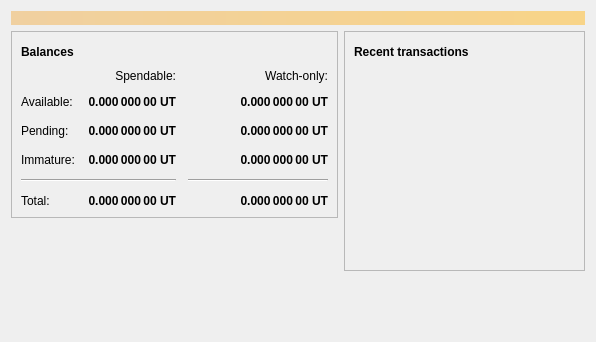
<?xml version="1.0" encoding="UTF-8"?>
<ui version="4.0">
 <class>OverviewPage</class>
 <widget class="QWidget" name="OverviewPage">
  <property name="geometry">
   <rect>
    <x>0</x>
    <y>0</y>
    <width>596</width>
    <height>342</height>
   </rect>
  </property>
  <property name="windowTitle">
   <string>Form</string>
  </property>
  <layout class="QVBoxLayout" name="topLayout">
   <item>
    <widget class="QLabel" name="labelAlerts">
     <property name="visible">
      <bool>false</bool>
     </property>
     <property name="styleSheet">
      <string notr="true">QLabel { background-color: qlineargradient(x1: 0, y1: 0, x2: 1, y2: 0, stop:0 #F0D0A0, stop:1 #F8D488); color:#000000; }</string>
     </property>
     <property name="wordWrap">
      <bool>true</bool>
     </property>
     <property name="margin">
      <number>3</number>
     </property>
     <property name="textInteractionFlags">
      <set>Qt::TextSelectableByMouse</set>
     </property>
    </widget>
   </item>
   <item>
    <layout class="QHBoxLayout" name="horizontalLayout" stretch="1,1">
     <item>
      <layout class="QVBoxLayout" name="verticalLayout_2">
       <item>
        <widget class="QFrame" name="frame">
         <property name="frameShape">
          <enum>QFrame::StyledPanel</enum>
         </property>
         <property name="frameShadow">
          <enum>QFrame::Raised</enum>
         </property>
         <layout class="QVBoxLayout" name="verticalLayout_4">
          <item>
           <layout class="QHBoxLayout" name="horizontalLayout_4">
            <item>
             <widget class="QLabel" name="label_5">
              <property name="font">
               <font>
                <weight>75</weight>
                <bold>true</bold>
               </font>
              </property>
              <property name="text">
               <string>Balances</string>
              </property>
             </widget>
            </item>
            <item>
             <widget class="QPushButton" name="labelWalletStatus">
              <property name="enabled">
               <bool>true</bool>
              </property>
              <property name="maximumSize">
               <size>
                <width>30</width>
                <height>16777215</height>
               </size>
              </property>
              <property name="toolTip">
               <string>The displayed information may be out of date. Your wallet automatically synchronizes with the Unit network after a connection is established, but this process has not completed yet.</string>
              </property>
              <property name="text">
               <string/>
              </property>
              <property name="icon">
               <iconset resource="../bitcoin.qrc">
                <normaloff>:/icons/warning</normaloff>
                <disabledoff>:/icons/warning</disabledoff>:/icons/warning</iconset>
              </property>
              <property name="iconSize">
               <size>
                <width>24</width>
                <height>24</height>
               </size>
              </property>
              <property name="flat">
               <bool>true</bool>
              </property>
             </widget>
            </item>
            <item>
             <spacer name="horizontalSpacer_3">
              <property name="orientation">
               <enum>Qt::Horizontal</enum>
              </property>
              <property name="sizeHint" stdset="0">
               <size>
                <width>40</width>
                <height>20</height>
               </size>
              </property>
             </spacer>
            </item>
           </layout>
          </item>
          <item>
           <layout class="QGridLayout" name="gridLayout">
            <property name="spacing">
             <number>12</number>
            </property>
            <item row="2" column="2">
             <widget class="QLabel" name="labelWatchPending">
              <property name="font">
               <font>
                <weight>75</weight>
                <bold>true</bold>
               </font>
              </property>
              <property name="cursor">
               <cursorShape>IBeamCursor</cursorShape>
              </property>
              <property name="toolTip">
               <string>Unconfirmed transactions to watch-only addresses</string>
              </property>
              <property name="text">
               <string notr="true">0.000 000 00 UT</string>
              </property>
              <property name="alignment">
               <set>Qt::AlignRight|Qt::AlignTrailing|Qt::AlignVCenter</set>
              </property>
              <property name="textInteractionFlags">
               <set>Qt::LinksAccessibleByMouse|Qt::TextSelectableByKeyboard|Qt::TextSelectableByMouse</set>
              </property>
             </widget>
            </item>
            <item row="2" column="1">
             <widget class="QLabel" name="labelUnconfirmed">
              <property name="font">
               <font>
                <weight>75</weight>
                <bold>true</bold>
               </font>
              </property>
              <property name="cursor">
               <cursorShape>IBeamCursor</cursorShape>
              </property>
              <property name="toolTip">
               <string>Total of transactions that have yet to be confirmed, and do not yet count toward the spendable balance</string>
              </property>
              <property name="text">
               <string notr="true">0.000 000 00 UT</string>
              </property>
              <property name="alignment">
               <set>Qt::AlignRight|Qt::AlignTrailing|Qt::AlignVCenter</set>
              </property>
              <property name="textInteractionFlags">
               <set>Qt::LinksAccessibleByMouse|Qt::TextSelectableByKeyboard|Qt::TextSelectableByMouse</set>
              </property>
             </widget>
            </item>
            <item row="3" column="2">
             <widget class="QLabel" name="labelWatchImmature">
              <property name="font">
               <font>
                <weight>75</weight>
                <bold>true</bold>
               </font>
              </property>
              <property name="cursor">
               <cursorShape>IBeamCursor</cursorShape>
              </property>
              <property name="toolTip">
               <string>Mined balance in watch-only addresses that has not yet matured</string>
              </property>
              <property name="text">
               <string notr="true">0.000 000 00 UT</string>
              </property>
              <property name="alignment">
               <set>Qt::AlignRight|Qt::AlignTrailing|Qt::AlignVCenter</set>
              </property>
              <property name="textInteractionFlags">
               <set>Qt::LinksAccessibleByMouse|Qt::TextSelectableByKeyboard|Qt::TextSelectableByMouse</set>
              </property>
             </widget>
            </item>
            <item row="4" column="0" colspan="2">
             <widget class="Line" name="line">
              <property name="orientation">
               <enum>Qt::Horizontal</enum>
              </property>
             </widget>
            </item>
            <item row="4" column="2">
             <widget class="Line" name="lineWatchBalance">
              <property name="sizePolicy">
               <sizepolicy hsizetype="Preferred" vsizetype="Fixed">
                <horstretch>0</horstretch>
                <verstretch>0</verstretch>
               </sizepolicy>
              </property>
              <property name="minimumSize">
               <size>
                <width>140</width>
                <height>0</height>
               </size>
              </property>
              <property name="orientation">
               <enum>Qt::Horizontal</enum>
              </property>
             </widget>
            </item>
            <item row="5" column="0">
             <widget class="QLabel" name="labelTotalText">
              <property name="text">
               <string>Total:</string>
              </property>
             </widget>
            </item>
            <item row="3" column="1">
             <widget class="QLabel" name="labelImmature">
              <property name="font">
               <font>
                <weight>75</weight>
                <bold>true</bold>
               </font>
              </property>
              <property name="cursor">
               <cursorShape>IBeamCursor</cursorShape>
              </property>
              <property name="toolTip">
               <string>Mined balance that has not yet matured</string>
              </property>
              <property name="text">
               <string notr="true">0.000 000 00 UT</string>
              </property>
              <property name="alignment">
               <set>Qt::AlignRight|Qt::AlignTrailing|Qt::AlignVCenter</set>
              </property>
              <property name="textInteractionFlags">
               <set>Qt::LinksAccessibleByMouse|Qt::TextSelectableByKeyboard|Qt::TextSelectableByMouse</set>
              </property>
             </widget>
            </item>
            <item row="2" column="3">
             <spacer name="horizontalSpacer_2">
              <property name="orientation">
               <enum>Qt::Horizontal</enum>
              </property>
              <property name="sizeHint" stdset="0">
               <size>
                <width>40</width>
                <height>20</height>
               </size>
              </property>
             </spacer>
            </item>
            <item row="3" column="0">
             <widget class="QLabel" name="labelImmatureText">
              <property name="text">
               <string>Immature:</string>
              </property>
             </widget>
            </item>
            <item row="5" column="1">
             <widget class="QLabel" name="labelTotal">
              <property name="font">
               <font>
                <weight>75</weight>
                <bold>true</bold>
               </font>
              </property>
              <property name="cursor">
               <cursorShape>IBeamCursor</cursorShape>
              </property>
              <property name="toolTip">
               <string>Your current total balance</string>
              </property>
              <property name="text">
               <string notr="true">0.000 000 00 UT</string>
              </property>
              <property name="alignment">
               <set>Qt::AlignRight|Qt::AlignTrailing|Qt::AlignVCenter</set>
              </property>
              <property name="textInteractionFlags">
               <set>Qt::LinksAccessibleByMouse|Qt::TextSelectableByKeyboard|Qt::TextSelectableByMouse</set>
              </property>
             </widget>
            </item>
            <item row="5" column="2">
             <widget class="QLabel" name="labelWatchTotal">
              <property name="font">
               <font>
                <weight>75</weight>
                <bold>true</bold>
               </font>
              </property>
              <property name="cursor">
               <cursorShape>IBeamCursor</cursorShape>
              </property>
              <property name="toolTip">
               <string>Current total balance in watch-only addresses</string>
              </property>
              <property name="text">
               <string notr="true">0.000 000 00 UT</string>
              </property>
              <property name="alignment">
               <set>Qt::AlignRight|Qt::AlignTrailing|Qt::AlignVCenter</set>
              </property>
              <property name="textInteractionFlags">
               <set>Qt::LinksAccessibleByMouse|Qt::TextSelectableByKeyboard|Qt::TextSelectableByMouse</set>
              </property>
             </widget>
            </item>
            <item row="0" column="2">
             <widget class="QLabel" name="labelWatchonly">
              <property name="text">
               <string>Watch-only:</string>
              </property>
              <property name="alignment">
               <set>Qt::AlignRight|Qt::AlignTrailing|Qt::AlignVCenter</set>
              </property>
             </widget>
            </item>
            <item row="1" column="0">
             <widget class="QLabel" name="labelBalanceText">
              <property name="text">
               <string>Available:</string>
              </property>
             </widget>
            </item>
            <item row="1" column="1">
             <widget class="QLabel" name="labelBalance">
              <property name="font">
               <font>
                <weight>75</weight>
                <bold>true</bold>
               </font>
              </property>
              <property name="cursor">
               <cursorShape>IBeamCursor</cursorShape>
              </property>
              <property name="toolTip">
               <string>Your current spendable balance</string>
              </property>
              <property name="text">
               <string notr="true">0.000 000 00 UT</string>
              </property>
              <property name="alignment">
               <set>Qt::AlignRight|Qt::AlignTrailing|Qt::AlignVCenter</set>
              </property>
              <property name="textInteractionFlags">
               <set>Qt::LinksAccessibleByMouse|Qt::TextSelectableByKeyboard|Qt::TextSelectableByMouse</set>
              </property>
             </widget>
            </item>
            <item row="1" column="2">
             <widget class="QLabel" name="labelWatchAvailable">
              <property name="font">
               <font>
                <weight>75</weight>
                <bold>true</bold>
               </font>
              </property>
              <property name="cursor">
               <cursorShape>IBeamCursor</cursorShape>
              </property>
              <property name="toolTip">
               <string>Your current balance in watch-only addresses</string>
              </property>
              <property name="text">
               <string notr="true">0.000 000 00 UT</string>
              </property>
              <property name="alignment">
               <set>Qt::AlignRight|Qt::AlignTrailing|Qt::AlignVCenter</set>
              </property>
              <property name="textInteractionFlags">
               <set>Qt::LinksAccessibleByMouse|Qt::TextSelectableByKeyboard|Qt::TextSelectableByMouse</set>
              </property>
             </widget>
            </item>
            <item row="2" column="0">
             <widget class="QLabel" name="labelPendingText">
              <property name="text">
               <string>Pending:</string>
              </property>
             </widget>
            </item>
            <item row="0" column="1">
             <widget class="QLabel" name="labelSpendable">
              <property name="text">
               <string>Spendable:</string>
              </property>
              <property name="alignment">
               <set>Qt::AlignRight|Qt::AlignTrailing|Qt::AlignVCenter</set>
              </property>
             </widget>
            </item>
           </layout>
          </item>
         </layout>
        </widget>
       </item>
       <item>
        <spacer name="verticalSpacer">
         <property name="orientation">
          <enum>Qt::Vertical</enum>
         </property>
         <property name="sizeHint" stdset="0">
          <size>
           <width>20</width>
           <height>40</height>
          </size>
         </property>
        </spacer>
       </item>
      </layout>
     </item>
     <item>
      <layout class="QVBoxLayout" name="verticalLayout_3">
       <item>
        <widget class="QFrame" name="frame_2">
         <property name="frameShape">
          <enum>QFrame::StyledPanel</enum>
         </property>
         <property name="frameShadow">
          <enum>QFrame::Raised</enum>
         </property>
         <layout class="QVBoxLayout" name="verticalLayout">
          <item>
           <layout class="QHBoxLayout" name="horizontalLayout_2">
            <item>
             <widget class="QLabel" name="label_4">
              <property name="font">
               <font>
                <weight>75</weight>
                <bold>true</bold>
               </font>
              </property>
              <property name="text">
               <string>Recent transactions</string>
              </property>
             </widget>
            </item>
            <item>
             <widget class="QPushButton" name="labelTransactionsStatus">
              <property name="enabled">
               <bool>true</bool>
              </property>
              <property name="maximumSize">
               <size>
                <width>30</width>
                <height>16777215</height>
               </size>
              </property>
              <property name="toolTip">
               <string>The displayed information may be out of date. Your wallet automatically synchronizes with the Unit network after a connection is established, but this process has not completed yet.</string>
              </property>
              <property name="text">
               <string/>
              </property>
              <property name="icon">
               <iconset resource="../bitcoin.qrc">
                <normaloff>:/icons/warning</normaloff>
                <disabledoff>:/icons/warning</disabledoff>:/icons/warning</iconset>
              </property>
              <property name="iconSize">
               <size>
                <width>24</width>
                <height>24</height>
               </size>
              </property>
              <property name="flat">
               <bool>true</bool>
              </property>
             </widget>
            </item>
            <item>
             <spacer name="horizontalSpacer">
              <property name="orientation">
               <enum>Qt::Horizontal</enum>
              </property>
              <property name="sizeHint" stdset="0">
               <size>
                <width>40</width>
                <height>20</height>
               </size>
              </property>
             </spacer>
            </item>
           </layout>
          </item>
          <item>
           <widget class="QListView" name="listTransactions">
            <property name="styleSheet">
             <string notr="true">QListView { background: transparent; }</string>
            </property>
            <property name="frameShape">
             <enum>QFrame::NoFrame</enum>
            </property>
            <property name="verticalScrollBarPolicy">
             <enum>Qt::ScrollBarAlwaysOff</enum>
            </property>
            <property name="horizontalScrollBarPolicy">
             <enum>Qt::ScrollBarAlwaysOff</enum>
            </property>
            <property name="selectionMode">
             <enum>QAbstractItemView::NoSelection</enum>
            </property>
           </widget>
          </item>
         </layout>
        </widget>
       </item>
       <item>
        <spacer name="verticalSpacer_2">
         <property name="orientation">
          <enum>Qt::Vertical</enum>
         </property>
         <property name="sizeHint" stdset="0">
          <size>
           <width>20</width>
           <height>40</height>
          </size>
         </property>
        </spacer>
       </item>
      </layout>
     </item>
    </layout>
   </item>
  </layout>
 </widget>
 <resources/>
 <connections/>
</ui>
